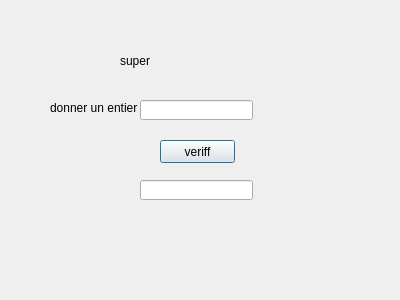
<?xml version="1.0" encoding="UTF-8"?>
<ui version="4.0">
 <class>Dialog</class>
 <widget class="QDialog" name="Dialog">
  <property name="geometry">
   <rect>
    <x>0</x>
    <y>0</y>
    <width>400</width>
    <height>300</height>
   </rect>
  </property>
  <property name="windowTitle">
   <string>Dialog</string>
  </property>
  <widget class="QLabel" name="label">
   <property name="geometry">
    <rect>
     <x>50</x>
     <y>100</y>
     <width>91</width>
     <height>16</height>
    </rect>
   </property>
   <property name="text">
    <string>donner un entier :</string>
   </property>
  </widget>
  <widget class="QLabel" name="label_2">
   <property name="geometry">
    <rect>
     <x>120</x>
     <y>50</y>
     <width>131</width>
     <height>21</height>
    </rect>
   </property>
   <property name="text">
    <string>super</string>
   </property>
  </widget>
  <widget class="QLineEdit" name="m">
   <property name="geometry">
    <rect>
     <x>140</x>
     <y>100</y>
     <width>113</width>
     <height>20</height>
    </rect>
   </property>
  </widget>
  <widget class="QLineEdit" name="r">
   <property name="geometry">
    <rect>
     <x>140</x>
     <y>180</y>
     <width>113</width>
     <height>20</height>
    </rect>
   </property>
  </widget>
  <widget class="QPushButton" name="pushButton">
   <property name="geometry">
    <rect>
     <x>160</x>
     <y>140</y>
     <width>75</width>
     <height>23</height>
    </rect>
   </property>
   <property name="text">
    <string>veriff</string>
   </property>
  </widget>
 </widget>
 <resources/>
 <connections/>
</ui>
